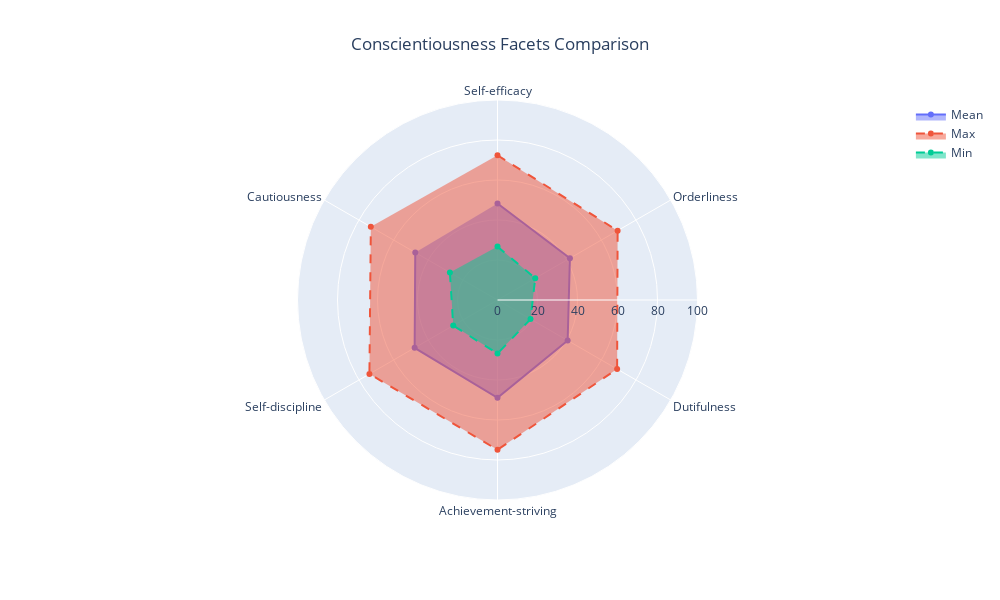

The code cell stored with this chart in its notebook:
### Code cell
U.plot_eda_radar(
    df=df, targets=conscientiousness_facets, title="Conscientiousness Facets Comparison"
)

### Figure 1 — Plotly figure (JSON) as saved in the notebook; plotly's stock layout.template omitted (floating-point values rounded to 4 significant figures)
{"data": [{"fill": "toself", "name": "Mean", "r": [48.25, 41.81, 40.5, 48.87, 47.84, 47.47, 48.25], "theta": ["Self-efficacy", "Orderliness", "Dutifulness", "Achievement-striving", "Self-discipline", "Cautiousness"], "type": "scatterpolar"}, {"fill": "toself", "line": {"dash": "dash"}, "name": "Max", "r": [72.37, 69.35, 69.07, 74.9, 73.95, 73.13, 72.37], "theta": ["Self-efficacy", "Orderliness", "Dutifulness", "Achievement-striving", "Self-discipline", "Cautiousness"], "type": "scatterpolar"}, {"fill": "toself", "line": {"dash": "dash"}, "name": "Min", "r": [26.69, 21.78, 19.07, 26.78, 25.57, 27.48, 26.69], "theta": ["Self-efficacy", "Orderliness", "Dutifulness", "Achievement-striving", "Self-discipline", "Cautiousness"], "type": "scatterpolar"}], "layout": {"height": 600, "margin": {"b": 100, "l": 100, "r": 100, "t": 100}, "polar": {"angularaxis": {"direction": "clockwise", "rotation": 90}, "radialaxis": {"range": [0, 100], "visible": true}}, "showlegend": true, "title": {"text": "Conscientiousness Facets Comparison", "x": 0.5}, "width": 1000}}
